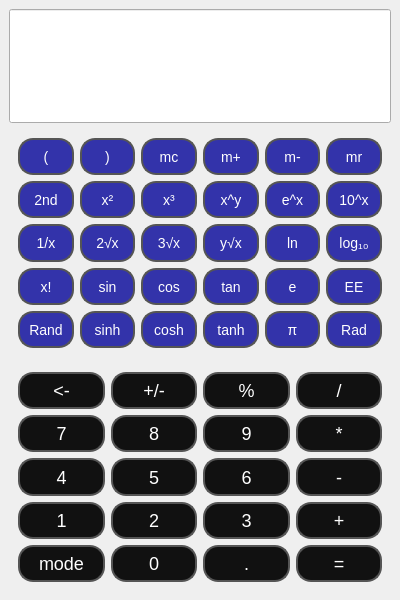
<?xml version="1.0" encoding="UTF-8"?>
<ui version="4.0">
 <class>CalculatorUI</class>
 <widget class="QMainWindow" name="CalculatorUI">
  <property name="geometry">
   <rect>
    <x>0</x>
    <y>0</y>
    <width>400</width>
    <height>600</height>
   </rect>
  </property>
  <property name="windowTitle">
   <string>Engineering Calculator</string>
  </property>
  <property name="styleSheet">
   <string notr="true">QPushButton {
    padding: 2px;
}</string>
  </property>
  <widget class="QWidget" name="centralwidget">
   <property name="enabled">
    <bool>true</bool>
   </property>
   <property name="styleSheet">
    <string notr="true">QPushButton {
    color: white;
}</string>
   </property>
   <layout class="QVBoxLayout" name="verticalLayout">
    <item>
     <widget class="QLineEdit" name="led">
      <property name="sizePolicy">
       <sizepolicy hsizetype="Preferred" vsizetype="Preferred">
        <horstretch>0</horstretch>
        <verstretch>1</verstretch>
       </sizepolicy>
      </property>
      <property name="font">
       <font>
        <pointsize>24</pointsize>
       </font>
      </property>
      <property name="alignment">
       <set>Qt::AlignRight</set>
      </property>
      <property name="readOnly">
       <bool>true</bool>
      </property>
     </widget>
    </item>
    <item>
     <widget class="QFrame" name="UpperButtonFrame">
      <property name="sizePolicy">
       <sizepolicy hsizetype="Preferred" vsizetype="Preferred">
        <horstretch>0</horstretch>
        <verstretch>2</verstretch>
       </sizepolicy>
      </property>
      <property name="styleSheet">
       <string notr="true">QPushButton {
 	font-size: 14px;
    background-color: #3333aa; 
    border: 2px solid #555555; 
    border-radius: 15px; 
}
QPushButton:pressed {
    background-color: #333333; 
}</string>
      </property>
      <layout class="QGridLayout" name="gridLayoutUpper">
       <item row="0" column="0">
        <widget class="QPushButton" name="btn_open_paren">
         <property name="sizePolicy">
          <sizepolicy hsizetype="Minimum" vsizetype="Preferred">
           <horstretch>0</horstretch>
           <verstretch>1</verstretch>
          </sizepolicy>
         </property>
         <property name="text">
          <string>(</string>
         </property>
        </widget>
       </item>
       <item row="0" column="1">
        <widget class="QPushButton" name="btn_close_paren">
         <property name="sizePolicy">
          <sizepolicy hsizetype="Minimum" vsizetype="Preferred">
           <horstretch>0</horstretch>
           <verstretch>1</verstretch>
          </sizepolicy>
         </property>
         <property name="text">
          <string>)</string>
         </property>
        </widget>
       </item>
       <item row="0" column="2">
        <widget class="QPushButton" name="btn_mc">
         <property name="sizePolicy">
          <sizepolicy hsizetype="Minimum" vsizetype="Preferred">
           <horstretch>0</horstretch>
           <verstretch>1</verstretch>
          </sizepolicy>
         </property>
         <property name="text">
          <string>mc</string>
         </property>
        </widget>
       </item>
       <item row="0" column="3">
        <widget class="QPushButton" name="btn_m_plus">
         <property name="sizePolicy">
          <sizepolicy hsizetype="Minimum" vsizetype="Preferred">
           <horstretch>0</horstretch>
           <verstretch>1</verstretch>
          </sizepolicy>
         </property>
         <property name="text">
          <string>m+</string>
         </property>
        </widget>
       </item>
       <item row="0" column="4">
        <widget class="QPushButton" name="btn_m_minus">
         <property name="sizePolicy">
          <sizepolicy hsizetype="Minimum" vsizetype="Preferred">
           <horstretch>0</horstretch>
           <verstretch>1</verstretch>
          </sizepolicy>
         </property>
         <property name="text">
          <string>m-</string>
         </property>
        </widget>
       </item>
       <item row="0" column="5">
        <widget class="QPushButton" name="btn_mr">
         <property name="sizePolicy">
          <sizepolicy hsizetype="Minimum" vsizetype="Preferred">
           <horstretch>0</horstretch>
           <verstretch>1</verstretch>
          </sizepolicy>
         </property>
         <property name="text">
          <string>mr</string>
         </property>
        </widget>
       </item>
       <item row="1" column="0">
        <widget class="QPushButton" name="btn_2nd">
         <property name="sizePolicy">
          <sizepolicy hsizetype="Minimum" vsizetype="Preferred">
           <horstretch>0</horstretch>
           <verstretch>1</verstretch>
          </sizepolicy>
         </property>
         <property name="text">
          <string>2nd</string>
         </property>
        </widget>
       </item>
       <item row="1" column="1">
        <widget class="QPushButton" name="btn_x_squared">
         <property name="sizePolicy">
          <sizepolicy hsizetype="Minimum" vsizetype="Preferred">
           <horstretch>0</horstretch>
           <verstretch>1</verstretch>
          </sizepolicy>
         </property>
         <property name="text">
          <string>x²</string>
         </property>
        </widget>
       </item>
       <item row="1" column="2">
        <widget class="QPushButton" name="btn_x_cubed">
         <property name="sizePolicy">
          <sizepolicy hsizetype="Minimum" vsizetype="Preferred">
           <horstretch>0</horstretch>
           <verstretch>1</verstretch>
          </sizepolicy>
         </property>
         <property name="text">
          <string>x³</string>
         </property>
        </widget>
       </item>
       <item row="1" column="3">
        <widget class="QPushButton" name="btn_x_power_y">
         <property name="sizePolicy">
          <sizepolicy hsizetype="Minimum" vsizetype="Preferred">
           <horstretch>0</horstretch>
           <verstretch>1</verstretch>
          </sizepolicy>
         </property>
         <property name="text">
          <string>x^y</string>
         </property>
        </widget>
       </item>
       <item row="1" column="4">
        <widget class="QPushButton" name="btn_e_power_x">
         <property name="sizePolicy">
          <sizepolicy hsizetype="Minimum" vsizetype="Preferred">
           <horstretch>0</horstretch>
           <verstretch>1</verstretch>
          </sizepolicy>
         </property>
         <property name="text">
          <string>e^x</string>
         </property>
        </widget>
       </item>
       <item row="1" column="5">
        <widget class="QPushButton" name="btn_10_power_x">
         <property name="sizePolicy">
          <sizepolicy hsizetype="Minimum" vsizetype="Preferred">
           <horstretch>0</horstretch>
           <verstretch>1</verstretch>
          </sizepolicy>
         </property>
         <property name="text">
          <string>10^x</string>
         </property>
        </widget>
       </item>
       <item row="2" column="0">
        <widget class="QPushButton" name="btn_1_over_x">
         <property name="sizePolicy">
          <sizepolicy hsizetype="Minimum" vsizetype="Preferred">
           <horstretch>0</horstretch>
           <verstretch>1</verstretch>
          </sizepolicy>
         </property>
         <property name="text">
          <string>1/x</string>
         </property>
        </widget>
       </item>
       <item row="2" column="1">
        <widget class="QPushButton" name="btn_2_root_x">
         <property name="sizePolicy">
          <sizepolicy hsizetype="Minimum" vsizetype="Preferred">
           <horstretch>0</horstretch>
           <verstretch>1</verstretch>
          </sizepolicy>
         </property>
         <property name="text">
          <string>2√x</string>
         </property>
        </widget>
       </item>
       <item row="2" column="2">
        <widget class="QPushButton" name="btn_3_root_x">
         <property name="sizePolicy">
          <sizepolicy hsizetype="Minimum" vsizetype="Preferred">
           <horstretch>0</horstretch>
           <verstretch>1</verstretch>
          </sizepolicy>
         </property>
         <property name="text">
          <string>3√x</string>
         </property>
        </widget>
       </item>
       <item row="2" column="3">
        <widget class="QPushButton" name="btn_y_root_x">
         <property name="sizePolicy">
          <sizepolicy hsizetype="Minimum" vsizetype="Preferred">
           <horstretch>0</horstretch>
           <verstretch>1</verstretch>
          </sizepolicy>
         </property>
         <property name="text">
          <string>y√x</string>
         </property>
        </widget>
       </item>
       <item row="2" column="4">
        <widget class="QPushButton" name="btn_ln">
         <property name="sizePolicy">
          <sizepolicy hsizetype="Minimum" vsizetype="Preferred">
           <horstretch>0</horstretch>
           <verstretch>1</verstretch>
          </sizepolicy>
         </property>
         <property name="text">
          <string>ln</string>
         </property>
        </widget>
       </item>
       <item row="2" column="5">
        <widget class="QPushButton" name="btn_log10">
         <property name="sizePolicy">
          <sizepolicy hsizetype="Minimum" vsizetype="Preferred">
           <horstretch>0</horstretch>
           <verstretch>1</verstretch>
          </sizepolicy>
         </property>
         <property name="text">
          <string>log₁₀</string>
         </property>
        </widget>
       </item>
       <item row="3" column="0">
        <widget class="QPushButton" name="btn_x_factorial">
         <property name="sizePolicy">
          <sizepolicy hsizetype="Minimum" vsizetype="Preferred">
           <horstretch>0</horstretch>
           <verstretch>1</verstretch>
          </sizepolicy>
         </property>
         <property name="text">
          <string>x!</string>
         </property>
        </widget>
       </item>
       <item row="3" column="1">
        <widget class="QPushButton" name="btn_sin">
         <property name="sizePolicy">
          <sizepolicy hsizetype="Minimum" vsizetype="Preferred">
           <horstretch>0</horstretch>
           <verstretch>1</verstretch>
          </sizepolicy>
         </property>
         <property name="text">
          <string>sin</string>
         </property>
        </widget>
       </item>
       <item row="3" column="2">
        <widget class="QPushButton" name="btn_cos">
         <property name="sizePolicy">
          <sizepolicy hsizetype="Minimum" vsizetype="Preferred">
           <horstretch>0</horstretch>
           <verstretch>1</verstretch>
          </sizepolicy>
         </property>
         <property name="text">
          <string>cos</string>
         </property>
        </widget>
       </item>
       <item row="3" column="3">
        <widget class="QPushButton" name="btn_tan">
         <property name="sizePolicy">
          <sizepolicy hsizetype="Minimum" vsizetype="Preferred">
           <horstretch>0</horstretch>
           <verstretch>1</verstretch>
          </sizepolicy>
         </property>
         <property name="text">
          <string>tan</string>
         </property>
        </widget>
       </item>
       <item row="3" column="4">
        <widget class="QPushButton" name="btn_e">
         <property name="sizePolicy">
          <sizepolicy hsizetype="Minimum" vsizetype="Preferred">
           <horstretch>0</horstretch>
           <verstretch>1</verstretch>
          </sizepolicy>
         </property>
         <property name="text">
          <string>e</string>
         </property>
        </widget>
       </item>
       <item row="3" column="5">
        <widget class="QPushButton" name="btn_ee">
         <property name="sizePolicy">
          <sizepolicy hsizetype="Minimum" vsizetype="Preferred">
           <horstretch>0</horstretch>
           <verstretch>1</verstretch>
          </sizepolicy>
         </property>
         <property name="text">
          <string>EE</string>
         </property>
        </widget>
       </item>
       <item row="4" column="0">
        <widget class="QPushButton" name="btn_rand">
         <property name="sizePolicy">
          <sizepolicy hsizetype="Minimum" vsizetype="Preferred">
           <horstretch>0</horstretch>
           <verstretch>1</verstretch>
          </sizepolicy>
         </property>
         <property name="text">
          <string>Rand</string>
         </property>
        </widget>
       </item>
       <item row="4" column="1">
        <widget class="QPushButton" name="btn_sinh">
         <property name="sizePolicy">
          <sizepolicy hsizetype="Minimum" vsizetype="Preferred">
           <horstretch>0</horstretch>
           <verstretch>1</verstretch>
          </sizepolicy>
         </property>
         <property name="text">
          <string>sinh</string>
         </property>
        </widget>
       </item>
       <item row="4" column="2">
        <widget class="QPushButton" name="btn_cosh">
         <property name="sizePolicy">
          <sizepolicy hsizetype="Minimum" vsizetype="Preferred">
           <horstretch>0</horstretch>
           <verstretch>1</verstretch>
          </sizepolicy>
         </property>
         <property name="text">
          <string>cosh</string>
         </property>
        </widget>
       </item>
       <item row="4" column="3">
        <widget class="QPushButton" name="btn_tanh">
         <property name="sizePolicy">
          <sizepolicy hsizetype="Minimum" vsizetype="Preferred">
           <horstretch>0</horstretch>
           <verstretch>1</verstretch>
          </sizepolicy>
         </property>
         <property name="text">
          <string>tanh</string>
         </property>
        </widget>
       </item>
       <item row="4" column="4">
        <widget class="QPushButton" name="btn_pi">
         <property name="sizePolicy">
          <sizepolicy hsizetype="Minimum" vsizetype="Preferred">
           <horstretch>0</horstretch>
           <verstretch>1</verstretch>
          </sizepolicy>
         </property>
         <property name="text">
          <string>π</string>
         </property>
        </widget>
       </item>
       <item row="4" column="5">
        <widget class="QPushButton" name="btn_rad">
         <property name="sizePolicy">
          <sizepolicy hsizetype="Minimum" vsizetype="Preferred">
           <horstretch>0</horstretch>
           <verstretch>1</verstretch>
          </sizepolicy>
         </property>
         <property name="text">
          <string>Rad</string>
         </property>
        </widget>
       </item>
      </layout>
     </widget>
    </item>
    <item>
     <widget class="QFrame" name="LowerButtonFrame">
      <property name="sizePolicy">
       <sizepolicy hsizetype="Preferred" vsizetype="Preferred">
        <horstretch>0</horstretch>
        <verstretch>2</verstretch>
       </sizepolicy>
      </property>
      <property name="styleSheet">
       <string notr="true">QPushButton {
 	font-size: 18px;
    background-color: #111111; 
    border: 2px solid #555555; 
    border-radius: 15px;
}
QPushButton:pressed {
    background-color: #333333; 
}</string>
      </property>
      <layout class="QGridLayout" name="gridLayoutLower">
       <item row="2" column="0">
        <widget class="QPushButton" name="btn_4">
         <property name="sizePolicy">
          <sizepolicy hsizetype="Minimum" vsizetype="Preferred">
           <horstretch>0</horstretch>
           <verstretch>0</verstretch>
          </sizepolicy>
         </property>
         <property name="text">
          <string>4</string>
         </property>
        </widget>
       </item>
       <item row="0" column="2">
        <widget class="QPushButton" name="btn_percent">
         <property name="sizePolicy">
          <sizepolicy hsizetype="Minimum" vsizetype="Preferred">
           <horstretch>0</horstretch>
           <verstretch>0</verstretch>
          </sizepolicy>
         </property>
         <property name="text">
          <string>%</string>
         </property>
        </widget>
       </item>
       <item row="0" column="1">
        <widget class="QPushButton" name="btn_plus_minus">
         <property name="sizePolicy">
          <sizepolicy hsizetype="Minimum" vsizetype="Preferred">
           <horstretch>0</horstretch>
           <verstretch>0</verstretch>
          </sizepolicy>
         </property>
         <property name="text">
          <string>+/-</string>
         </property>
        </widget>
       </item>
       <item row="3" column="0">
        <widget class="QPushButton" name="btn_1">
         <property name="sizePolicy">
          <sizepolicy hsizetype="Minimum" vsizetype="Preferred">
           <horstretch>0</horstretch>
           <verstretch>0</verstretch>
          </sizepolicy>
         </property>
         <property name="text">
          <string>1</string>
         </property>
        </widget>
       </item>
       <item row="4" column="0">
        <widget class="QPushButton" name="btn_mode">
         <property name="sizePolicy">
          <sizepolicy hsizetype="Minimum" vsizetype="Preferred">
           <horstretch>0</horstretch>
           <verstretch>0</verstretch>
          </sizepolicy>
         </property>
         <property name="text">
          <string>mode</string>
         </property>
        </widget>
       </item>
       <item row="1" column="1">
        <widget class="QPushButton" name="btn_8">
         <property name="sizePolicy">
          <sizepolicy hsizetype="Minimum" vsizetype="Preferred">
           <horstretch>0</horstretch>
           <verstretch>0</verstretch>
          </sizepolicy>
         </property>
         <property name="text">
          <string>8</string>
         </property>
        </widget>
       </item>
       <item row="3" column="2">
        <widget class="QPushButton" name="btn_3">
         <property name="sizePolicy">
          <sizepolicy hsizetype="Minimum" vsizetype="Preferred">
           <horstretch>0</horstretch>
           <verstretch>0</verstretch>
          </sizepolicy>
         </property>
         <property name="text">
          <string>3</string>
         </property>
        </widget>
       </item>
       <item row="1" column="2">
        <widget class="QPushButton" name="btn_9">
         <property name="sizePolicy">
          <sizepolicy hsizetype="Minimum" vsizetype="Preferred">
           <horstretch>0</horstretch>
           <verstretch>0</verstretch>
          </sizepolicy>
         </property>
         <property name="text">
          <string>9</string>
         </property>
        </widget>
       </item>
       <item row="0" column="3">
        <widget class="QPushButton" name="btn_divide">
         <property name="sizePolicy">
          <sizepolicy hsizetype="Minimum" vsizetype="Preferred">
           <horstretch>0</horstretch>
           <verstretch>0</verstretch>
          </sizepolicy>
         </property>
         <property name="text">
          <string>/</string>
         </property>
        </widget>
       </item>
       <item row="2" column="1">
        <widget class="QPushButton" name="btn_5">
         <property name="sizePolicy">
          <sizepolicy hsizetype="Minimum" vsizetype="Preferred">
           <horstretch>0</horstretch>
           <verstretch>0</verstretch>
          </sizepolicy>
         </property>
         <property name="text">
          <string>5</string>
         </property>
        </widget>
       </item>
       <item row="4" column="3">
        <widget class="QPushButton" name="btn_equals">
         <property name="sizePolicy">
          <sizepolicy hsizetype="Minimum" vsizetype="Preferred">
           <horstretch>0</horstretch>
           <verstretch>0</verstretch>
          </sizepolicy>
         </property>
         <property name="text">
          <string>=</string>
         </property>
        </widget>
       </item>
       <item row="1" column="3">
        <widget class="QPushButton" name="btn_multiply">
         <property name="sizePolicy">
          <sizepolicy hsizetype="Minimum" vsizetype="Preferred">
           <horstretch>0</horstretch>
           <verstretch>0</verstretch>
          </sizepolicy>
         </property>
         <property name="text">
          <string>*</string>
         </property>
        </widget>
       </item>
       <item row="2" column="2">
        <widget class="QPushButton" name="btn_6">
         <property name="sizePolicy">
          <sizepolicy hsizetype="Minimum" vsizetype="Preferred">
           <horstretch>0</horstretch>
           <verstretch>0</verstretch>
          </sizepolicy>
         </property>
         <property name="text">
          <string>6</string>
         </property>
        </widget>
       </item>
       <item row="0" column="0">
        <widget class="QPushButton" name="btn_backspace">
         <property name="sizePolicy">
          <sizepolicy hsizetype="Minimum" vsizetype="Preferred">
           <horstretch>0</horstretch>
           <verstretch>0</verstretch>
          </sizepolicy>
         </property>
         <property name="text">
          <string>&lt;-</string>
         </property>
        </widget>
       </item>
       <item row="2" column="3">
        <widget class="QPushButton" name="btn_minus">
         <property name="sizePolicy">
          <sizepolicy hsizetype="Minimum" vsizetype="Preferred">
           <horstretch>0</horstretch>
           <verstretch>0</verstretch>
          </sizepolicy>
         </property>
         <property name="text">
          <string>-</string>
         </property>
        </widget>
       </item>
       <item row="3" column="1">
        <widget class="QPushButton" name="btn_2">
         <property name="sizePolicy">
          <sizepolicy hsizetype="Minimum" vsizetype="Preferred">
           <horstretch>0</horstretch>
           <verstretch>0</verstretch>
          </sizepolicy>
         </property>
         <property name="text">
          <string>2</string>
         </property>
        </widget>
       </item>
       <item row="4" column="1">
        <widget class="QPushButton" name="btn_0">
         <property name="sizePolicy">
          <sizepolicy hsizetype="Minimum" vsizetype="Preferred">
           <horstretch>0</horstretch>
           <verstretch>0</verstretch>
          </sizepolicy>
         </property>
         <property name="text">
          <string>0</string>
         </property>
        </widget>
       </item>
       <item row="4" column="2">
        <widget class="QPushButton" name="btn_decimal">
         <property name="sizePolicy">
          <sizepolicy hsizetype="Minimum" vsizetype="Preferred">
           <horstretch>0</horstretch>
           <verstretch>0</verstretch>
          </sizepolicy>
         </property>
         <property name="text">
          <string>.</string>
         </property>
        </widget>
       </item>
       <item row="3" column="3">
        <widget class="QPushButton" name="btn_plus">
         <property name="sizePolicy">
          <sizepolicy hsizetype="Minimum" vsizetype="Preferred">
           <horstretch>0</horstretch>
           <verstretch>0</verstretch>
          </sizepolicy>
         </property>
         <property name="text">
          <string>+</string>
         </property>
        </widget>
       </item>
       <item row="1" column="0">
        <widget class="QPushButton" name="btn_7">
         <property name="sizePolicy">
          <sizepolicy hsizetype="Minimum" vsizetype="Preferred">
           <horstretch>0</horstretch>
           <verstretch>0</verstretch>
          </sizepolicy>
         </property>
         <property name="text">
          <string>7</string>
         </property>
        </widget>
       </item>
      </layout>
     </widget>
    </item>
   </layout>
  </widget>
 </widget>
 <resources/>
 <connections/>
</ui>
